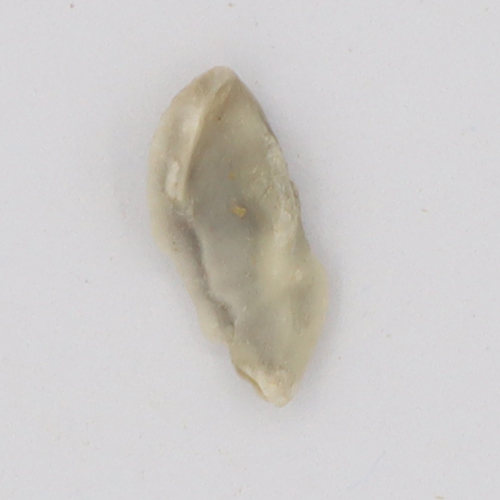
#> input picture data/train/Broken/Broken_02.jpg, 500 x 500 px
$ python -i preprocessing.py   (imports and definitions only)   (older library calls are emulated)
#> lines starting #> are read from the running program, lines starting #| are printed output that depends on the picture; after the words box and inside, x2 and y2 are one past the last pixel; in counts of white or black regions, pixels touching at a corner belong together
# utils/preprocessing.py
"""
Preprocessing pipeline Tahap 2.

Perbedaan vs versi lama:
- Ditambah normalisasi iluminasi (gray-world white balance + CLAHE pada
  kanal L di ruang Lab) SEBELUM segmentasi & ekstraksi fitur warna, karena
  domain gap utama pada penelitian ini adalah variasi pencahayaan/device
  (Bagian 8, "Ringkasan Arah Skripsi Kopi").
- Segmentasi & fitur bentuk dihitung dari citra ternormalisasi, TAPI citra
  RGB asli (sebelum normalisasi) tetap disimpan ('rgb_raw') supaya fitur
  warna absolut (untuk few-shot/self-training domain adaptation) masih bisa
  dibandingkan dengan versi ternormalisasi bila dibutuhkan pada eksperimen.
"""

import cv2
import numpy as np


def load_and_convert(image_array):
    """M1: Konversi input ke format RGB yang sesuai."""
    if len(image_array.shape) == 2:
        img_rgb = cv2.cvtColor(image_array, cv2.COLOR_GRAY2RGB)
    elif image_array.shape[2] == 4:
        img_rgb = cv2.cvtColor(image_array, cv2.COLOR_RGBA2RGB)
    else:
        img_rgb = image_array.copy()
    return img_rgb


def downsample_image(image_array, target_size=(224, 224), interpolation_method="Area-based"):
    """M2: Resize gambar untuk konsistensi koordinat fitur."""
#> called with target_size = (224, 224), interpolation_method = 'Area-based'
    interp_dict = {
        "Nearest Neighbor": cv2.INTER_NEAREST,
        "Bilinear interpolation": cv2.INTER_LINEAR,
        "Bicubic interpolation": cv2.INTER_CUBIC,
        "Area-based": cv2.INTER_AREA,
        "Lanczos": cv2.INTER_LANCZOS4,
    }
    cv2_interp = interp_dict.get(interpolation_method, cv2.INTER_AREA)
    img_resized = cv2.resize(image_array, target_size, interpolation=cv2_interp)
    return img_resized


def gray_world_white_balance(img_rgb):
    """
    Koreksi white balance sederhana (gray-world assumption).
    Mengurangi efek warna dari perbedaan sumber cahaya (kuning vs putih vs
    fluorescent) antar sesi pemotretan / device.
    """
    img_f = img_rgb.astype(np.float32)
    mean_per_channel = img_f.reshape(-1, 3).mean(axis=0)
#> mean_per_channel = [206.1, 203.2, 201.2]
    gray_mean = mean_per_channel.mean()
#> gray_mean = 203.5
    # Hindari pembagian oleh nol / penguatan ekstrem pada channel nyaris hitam
    scale = gray_mean / np.clip(mean_per_channel, 10, None)
#> scale = [0.988, 1, 1.01]
    scale = np.clip(scale, 0.5, 2.0)
    balanced = img_f * scale
    return np.clip(balanced, 0, 255).astype(np.uint8)


def apply_clahe_lab(img_rgb, clip_limit=2.0, tile_grid_size=(8, 8)):
    """
    CLAHE pada kanal L (lightness) di ruang Lab.
    Menyamakan kontras lokal tanpa mendistorsi informasi warna (a*, b*),
    sehingga fitur warna tetap valid setelah normalisasi iluminasi.
    """
#> called with clip_limit = 2, tile_grid_size = (8, 8)
    lab = cv2.cvtColor(img_rgb, cv2.COLOR_RGB2LAB)
#> lab: shape (224, 224, 3); mean of channels 0, 1, 2 208.5, 128.1, 128.1
    l, a, b = cv2.split(lab)
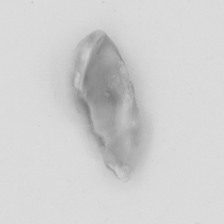
#> l: shape (224, 224); min 123, max 221, mean 208.5
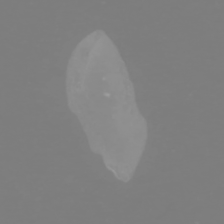
#> b: shape (224, 224); min 124, max 156, mean 128.1
    clahe = cv2.createCLAHE(clipLimit=clip_limit, tileGridSize=tile_grid_size)
    l_eq = clahe.apply(l)
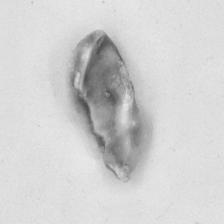
#> l_eq: shape (224, 224); min 72, max 234, mean 209.1
    lab_eq = cv2.merge([l_eq, a, b])
#> lab_eq: shape (224, 224, 3); mean of channels 0, 1, 2 209.1, 128.1, 128.1
    return cv2.cvtColor(lab_eq, cv2.COLOR_LAB2RGB)
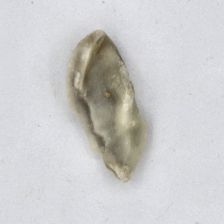
#> returned value: shape (224, 224, 3); mean R, G, B 204.2, 204.3, 204.4


def normalize_illumination(img_rgb, use_white_balance=True, use_clahe=True):
    """Pipeline normalisasi iluminasi gabungan (M2.5, opsional tapi disarankan aktif)."""
    out = img_rgb
    if use_white_balance:
        out = gray_world_white_balance(out)
    if use_clahe:
        out = apply_clahe_lab(out)
    return out


def rgb_to_grayscale(image_array):
    """M3: Konversi RGB ke Grayscale."""
    if len(image_array.shape) == 3:
        img_gray = cv2.cvtColor(image_array, cv2.COLOR_RGB2GRAY)
    else:
        img_gray = image_array.copy()
    return img_gray


def apply_gaussian_blur(gray_image, kernel_size=(5, 5)):
    """M3: Reduksi Noise dengan Gaussian Blur."""
#> called with kernel_size = (5, 5)
    if kernel_size[0] % 2 == 0:
        kernel_size = (kernel_size[0] + 1, kernel_size[1] + 1)
    img_blur = cv2.GaussianBlur(gray_image, kernel_size, 0)
    return img_blur


def apply_threshold(gray_image, method='otsu'):
    """M3: Thresholding untuk Segmentasi Biji."""
#> called with method = 'otsu'
    if method == 'otsu':
        _, binary = cv2.threshold(gray_image, 0, 255, cv2.THRESH_BINARY_INV + cv2.THRESH_OTSU)
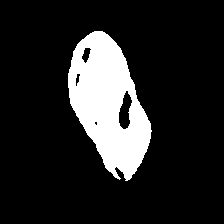
#> binary: shape (224, 224); 14.7% white; 1 white region
    else:
        _, binary = cv2.threshold(gray_image, 127, 255, cv2.THRESH_BINARY_INV)
    return binary


def _largest_contour_solidity(binary_img):
    """Solidity kontur terluar terbesar - dipakai sebagai skor kualitas segmentasi
    (kontur yang gagal mengelilingi biji secara utuh biasanya solidity-nya jatuh,
    karena bagian yang 'tergigit' membuat bentuknya cekung/bergerigi)."""
    cnts, hierarchy = cv2.findContours(binary_img, cv2.RETR_CCOMP, cv2.CHAIN_APPROX_SIMPLE)
#> cnts = 5 contours, 1 with area under 20; largest, box (x1, y1, x2, y2) and area: (68, 31, 152, 181) 7641, (118, 90, 133, 130) 349, (81, 47, 92, 64) 96, (75, 73, 81, 87) 40
    if not cnts or hierarchy is None:
        return -1.0, None
    main_idx, max_area = -1, 0
    for i in range(len(cnts)):
        if hierarchy[0][i][3] == -1:
            a = cv2.contourArea(cnts[i])
            if a > max_area:
                max_area, main_idx = a, i
#> this loop made 5 passes
#> (a, max_area, main_idx) on pass 1: (7641, 7641, 0)
#> after the loop, main_idx = 0; max_area = 7641
    if main_idx == -1 or max_area < 500:
        return -1.0, None
    hull_area = cv2.contourArea(cv2.convexHull(cnts[main_idx]))
#> hull_area = 7998.5
    solidity = max_area / hull_area if hull_area > 0 else 0
#> solidity = 0.955
    return solidity, cnts[main_idx]


def apply_threshold_adaptive_channel(rgb_image, gray_image, method='otsu'):
    """
    REVISI - jawaban temuan "kontur hijau gagal mengelilingi biji rusak
    secara utuh": Otsu pada GRAYSCALE menganggap bagian dalam biji yang
    pucat/terang (umum pada Broken/Cut/Severe Insect Damage) sebagai
    background, karena background & bagian pucat biji sama-sama "terang"
    di grayscale.

    Otsu pada kanal SATURATION (HSV) lebih tahan terhadap kasus ini:
    background kertas/kain biasanya betul-betul TIDAK berwarna (saturasi
    ~0), sedangkan bagian biji yang pucat sekalipun biasanya masih punya
    sedikit rona coklat/krem (saturasi > 0) -> lebih mudah dipisahkan dari
    background walau kecerahannya mirip.

    TAPI saturation-Otsu tidak selalu menang (terbukti empiris: kelas
    Shell - kulit tanduk tipis & pucat - justru saturasinya sendiri sudah
    rendah, mendekati background). Jadi dipakai ADAPTIVE CHANNEL SELECTION:
    coba kedua metode, pilih yang solidity konturnya lebih tinggi (proxy
    "kontur lebih mulus/utuh, bukan bergerigi/tergigit").

    (Catatan: classical cv2.adaptiveThreshold/local-window thresholding
    SUDAH DIUJI dan justru lebih buruk untuk kasus ini - patch pucat yang
    besar & lokal-uniform tetap dianggap "background" relatif terhadap
    jendela lokalnya sendiri, kontur malah pecah jadi beberapa fragmen di
    DALAM biji. Karena itu tidak dipakai di sini.)
    """
    gray_binary = apply_threshold(gray_image, method=method)
    sol_gray, _ = _largest_contour_solidity(gray_binary)
#> sol_gray = 0.955

    hsv = cv2.cvtColor(rgb_image, cv2.COLOR_RGB2HSV)
#> hsv: shape (224, 224, 3); mean H, S, V 95.3, 13.2, 208.8
    sat = hsv[..., 1]
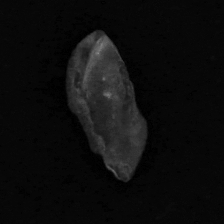
#> sat: shape (224, 224); min 0, max 137, mean 13.2
    if method == 'otsu':
        _, sat_binary = cv2.threshold(sat, 0, 255, cv2.THRESH_BINARY + cv2.THRESH_OTSU)
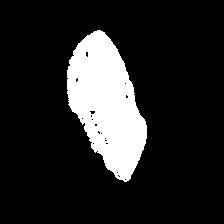
#> sat_binary: shape (224, 224); 14.9% white; 1 white region
    else:
        _, sat_binary = cv2.threshold(sat, 60, 255, cv2.THRESH_BINARY)
    sol_sat, _ = _largest_contour_solidity(sat_binary)
#> in _largest_contour_solidity (call 2), `cnts, hierarchy = cv2.findContours(binary_img, cv2.RETR_CCOMP, cv2.CHA..`: cnts = 21 contours, 20 with area under 20; largest, box (x1, y1, x2, y2) and area: (67, 30, 147, 182) 7343
#> the loop in _largest_contour_solidity (call 2), `for i in range(len(cnts)):` made 21 passes
#> (a, max_area, main_idx) on pass 1: (7343, 7343, 0)
#> sol_sat = 0.952

    if sol_sat > sol_gray:
        return sat_binary, 'saturation'
    return gray_binary, 'grayscale'


def preprocess_pipeline(image_array, target_size=(224, 224), blur_kernel=(5, 5),
                         threshold_method='otsu', interpolation_method="Area-based",
                         normalize_illum=True, adaptive_channel_threshold=True):
    """
    Pipeline preprocessing single-scale (koordinat kontur sinkron dengan
    koordinat warna). Ditambah normalisasi iluminasi opsional (default aktif)
    sebelum grayscale/threshold, agar segmentasi lebih stabil lintas domain.

    adaptive_channel_threshold=True (default, direkomendasikan): pilih
    otomatis antara Otsu-grayscale vs Otsu-saturation per gambar, mana yang
    solidity konturnya lebih baik - lihat apply_threshold_adaptive_channel().
    """
    img_original = load_and_convert(image_array)
    img_rgb_raw = downsample_image(img_original, target_size, interpolation_method)

    img_rgb = normalize_illumination(img_rgb_raw) if normalize_illum else img_rgb_raw.copy()

    img_gray = rgb_to_grayscale(img_rgb)
    img_blur = apply_gaussian_blur(img_gray, blur_kernel)

    if adaptive_channel_threshold:
        img_binary, channel_used = apply_threshold_adaptive_channel(
            img_rgb, img_blur, method=threshold_method
        )
#> channel_used = 'grayscale'
    else:
        img_binary = apply_threshold(img_blur, threshold_method)
        channel_used = 'grayscale'

    results = {
        'rgb': img_rgb,               # ternormalisasi -> dipakai fitur warna & tampilan UI
        'rgb_raw': img_rgb_raw,        # sebelum normalisasi -> disimpan untuk analisis domain gap
        'gray': img_gray,
        'blur': img_blur,
        'binary': img_binary,
        'segmentation_channel': channel_used,   # untuk debugging/laporan: 'grayscale' atau 'saturation'
        'original_rgb': img_original,
        'target_size': target_size,
    }
    return results

>>> import cv2
>>> picture = cv2.cvtColor(cv2.imread('../data/train/Broken/Broken_02.jpg'), cv2.COLOR_BGR2RGB)
>>> result = preprocess_pipeline(picture)
#> result = 8 items

$ run again, on data/train/Broken/Broken_03.jpg
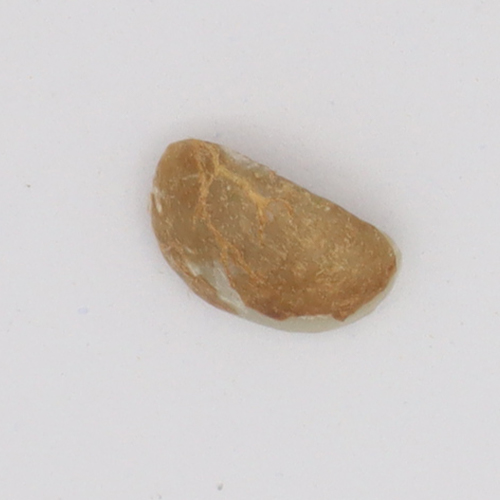
#> input picture data/train/Broken/Broken_03.jpg, 500 x 500 px
#> mean_per_channel = [209, 203.2, 199.7]
#> gray_mean = 204
#> scale = [0.976, 1, 1.02]
#> lab: shape (224, 224, 3); mean of channels 0, 1, 2 208.4, 128.6, 128.2
#> lab_eq: shape (224, 224, 3); mean of channels 0, 1, 2 209.6, 128.6, 128.2
#> in apply_threshold, `_, binary = cv2.threshold(gray_image, 0, 255, cv2.THRESH_BINARY_INV + ..`:
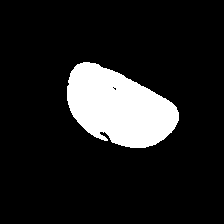
#> binary: shape (224, 224); 12.9% white; 1 white region
#> cnts = 3 contours, 2 with area under 20; largest, box (x1, y1, x2, y2) and area: (67, 62, 179, 148) 6324
#> the loop in _largest_contour_solidity, `for i in range(len(cnts)):` made 3 passes
#> (a, max_area, main_idx) on pass 1: (6324, 6324, 0)
#> after the loop in _largest_contour_solidity, `for i in range(len(cnts)):`: main_idx = 0; max_area = 6324
#> hull_area = 6476
#> solidity = 0.977
#> hsv: shape (224, 224, 3); mean H, S, V 95.4, 25.3, 213.5
#> in apply_threshold_adaptive_channel, `_, sat_binary = cv2.threshold(sat, 0, 255, cv2.THRESH_BINARY + cv2.THR..`:
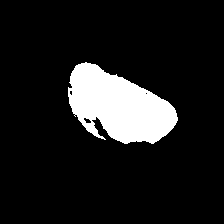
#> sat_binary: shape (224, 224); 11.4% white; 1 white region
#> cnts = 4 contours, 2 with area under 20; largest, box (x1, y1, x2, y2) and area: (68, 62, 178, 144) 5566, (83, 117, 92, 124) 30
#> the loop in _largest_contour_solidity (call 2), `for i in range(len(cnts)):` made 4 passes
#> (a, max_area, main_idx) on pass 1: (5566, 5566, 0)
#> sol_sat = 0.931
#> channel_used = 'grayscale'
#> result = 8 items

$ run again, on data/train/Broken/Broken_05.jpg
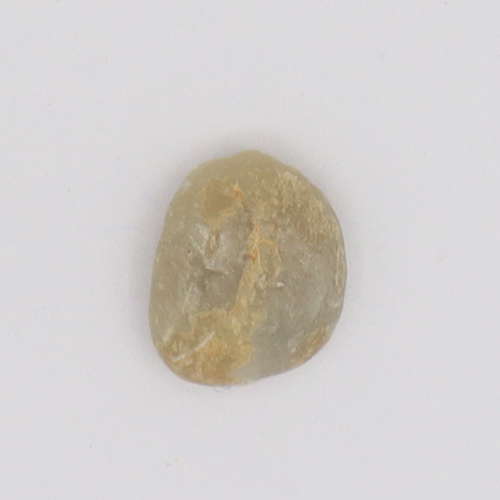
#> input picture data/train/Broken/Broken_05.jpg, 500 x 500 px
#> mean_per_channel = [210.3, 206.4, 203.6]
#> gray_mean = 206.8
#> scale = [0.983, 1, 1.02]
#> lab: shape (224, 224, 3); mean of channels 0, 1, 2 211.4, 128.3, 128.3
#> lab_eq: shape (224, 224, 3); mean of channels 0, 1, 2 211.2, 128.3, 128.3
#> in apply_threshold, `_, binary = cv2.threshold(gray_image, 0, 255, cv2.THRESH_BINARY_INV + ..`:
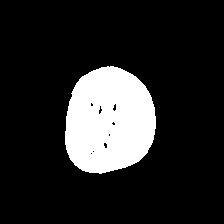
#> binary: shape (224, 224); 15.5% white; 1 white region
#> cnts = 9 contours, 6 with area under 20; largest, box (x1, y1, x2, y2) and area: (65, 66, 156, 174) 7663, (98, 105, 103, 115) 21, (112, 103, 117, 112) 21
#> the loop in _largest_contour_solidity, `for i in range(len(cnts)):` made 9 passes
#> (a, max_area, main_idx) on pass 1: (7663, 7663, 0)
#> after the loop in _largest_contour_solidity, `for i in range(len(cnts)):`: main_idx = 0; max_area = 7663
#> hull_area = 7757.5
#> solidity = 0.988
#> hsv: shape (224, 224, 3); mean H, S, V 97.1, 17.7, 212.8
#> in apply_threshold_adaptive_channel, `_, sat_binary = cv2.threshold(sat, 0, 255, cv2.THRESH_BINARY + cv2.THR..`:
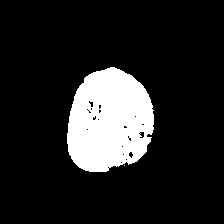
#> sat_binary: shape (224, 224); 14.1% white; 2 white regions (1 under 20 px)
#> cnts = 25 contours, 21 with area under 20; largest, box (x1, y1, x2, y2) and area: (67, 67, 154, 172) 7003, (139, 131, 145, 139) 28, (128, 151, 134, 159) 22, (88, 100, 94, 108) 22
#> the loop in _largest_contour_solidity (call 2), `for i in range(len(cnts)):` made 25 passes
#> (a, max_area, main_idx) on pass 2: (7003, 7003, 1)
#> sol_sat = 0.977
#> channel_used = 'grayscale'
#> result = 8 items

$ run again, on data/train/Broken/Broken_09.jpg
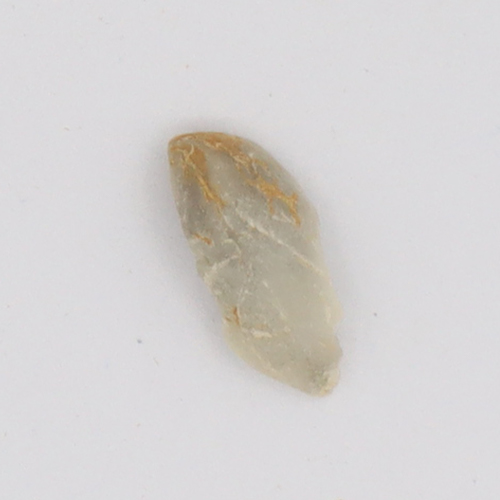
#> input picture data/train/Broken/Broken_09.jpg, 500 x 500 px
#> mean_per_channel = [212.9, 210, 209.1]
#> gray_mean = 210.7
#> scale = [0.989, 1, 1.01]
#> lab: shape (224, 224, 3); mean of channels 0, 1, 2 214.7, 127.9, 128.1
#> lab_eq: shape (224, 224, 3); mean of channels 0, 1, 2 215.5, 127.9, 128.1
#> binary: shape (224, 224); 12.7% white; 1 white region
#> cnts = 6 contours, 4 with area under 20; largest, box (x1, y1, x2, y2) and area: (70, 58, 154, 178) 6266, (110, 97, 120, 105) 28
#> the loop in _largest_contour_solidity, `for i in range(len(cnts)):` made 6 passes
#> (a, max_area, main_idx) on pass 1: (6266.5, 6266.5, 0)
#> after the loop in _largest_contour_solidity, `for i in range(len(cnts)):`: main_idx = 0; max_area = 6266.5
#> hull_area = 6521.5
#> solidity = 0.961
#> hsv: shape (224, 224, 3); mean H, S, V 95, 11.9, 215.2
#> in apply_threshold_adaptive_channel, `_, sat_binary = cv2.threshold(sat, 0, 255, cv2.THRESH_BINARY + cv2.THR..`:
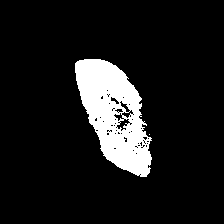
#> sat_binary: shape (224, 224); 10.5% white; 2 white regions (1 under 20 px)
#> cnts = 64 contours, 57 with area under 20; largest, box (x1, y1, x2, y2) and area: (75, 59, 152, 177) 5406, (116, 118, 131, 132) 94, (119, 100, 131, 113) 52, (121, 109, 134, 119) 48, (113, 112, 125, 122) 46, (110, 96, 120, 105) 36, (114, 108, 124, 113) 26
#> the loop in _largest_contour_solidity (call 2), `for i in range(len(cnts)):` made 64 passes
#> (a, max_area, main_idx) on pass 2: (5406, 5406, 1)
#> sol_sat = 0.931
#> channel_used = 'grayscale'
#> result = 8 items
